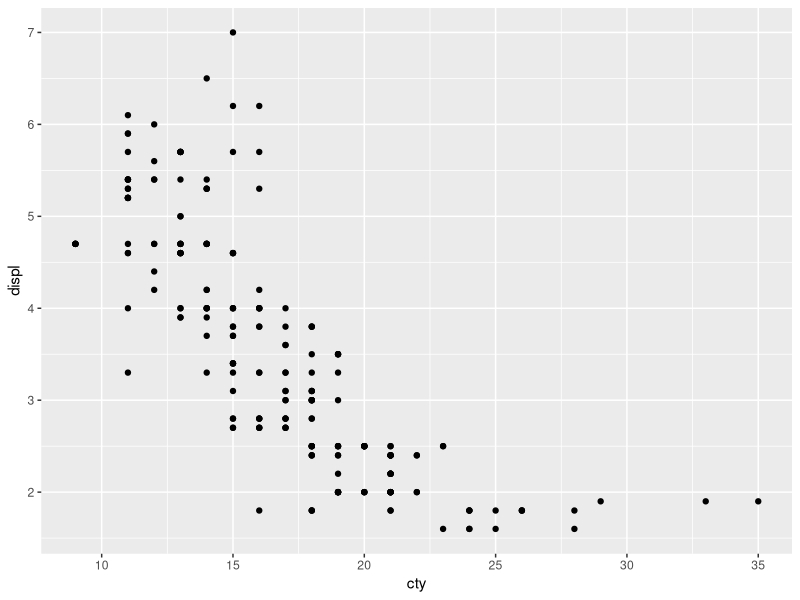
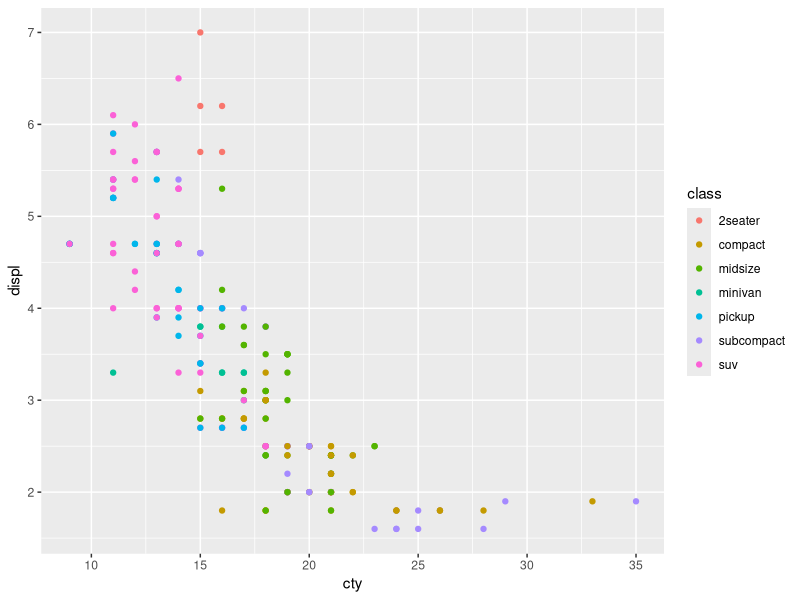
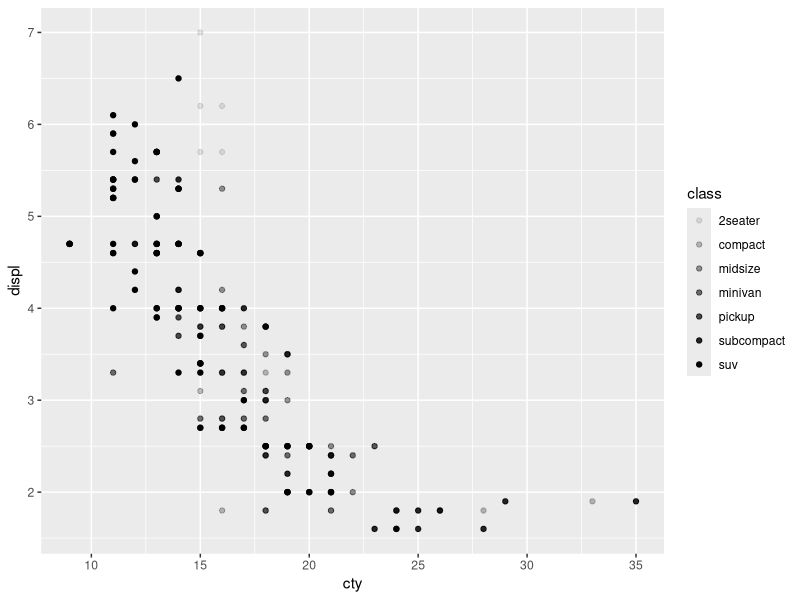
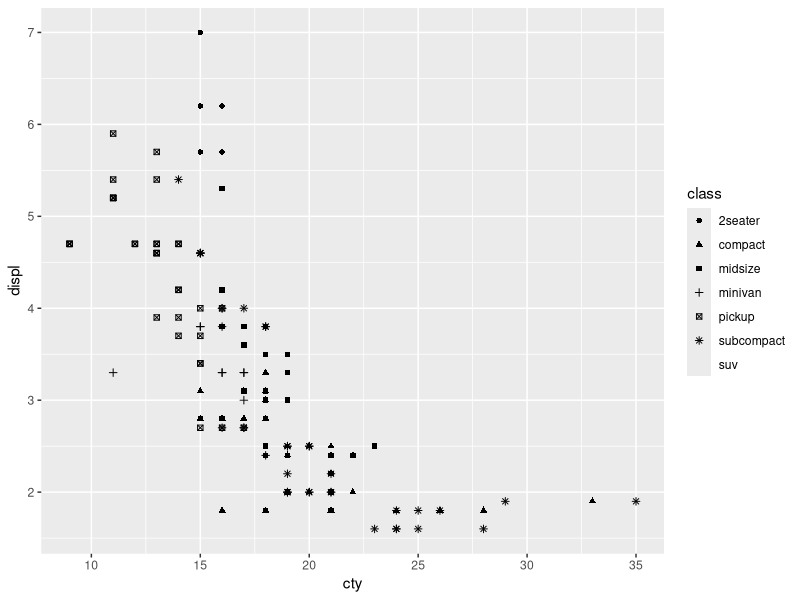
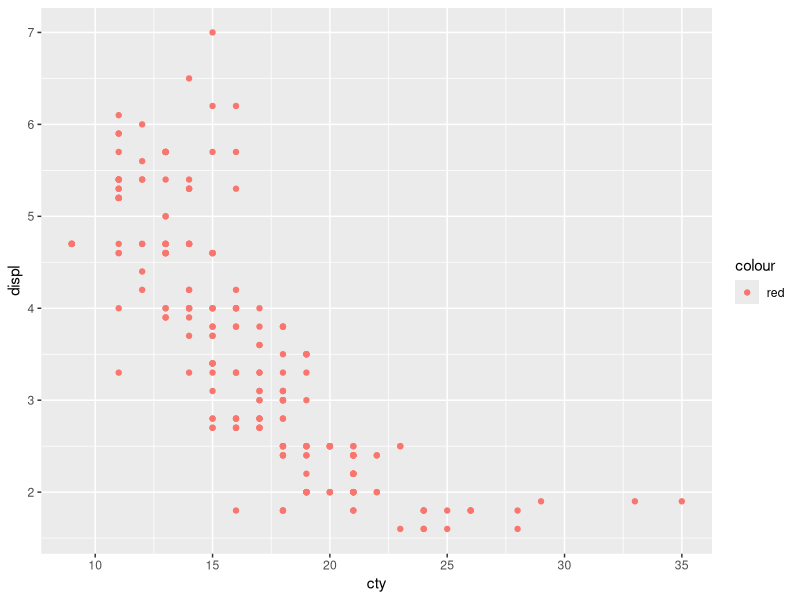
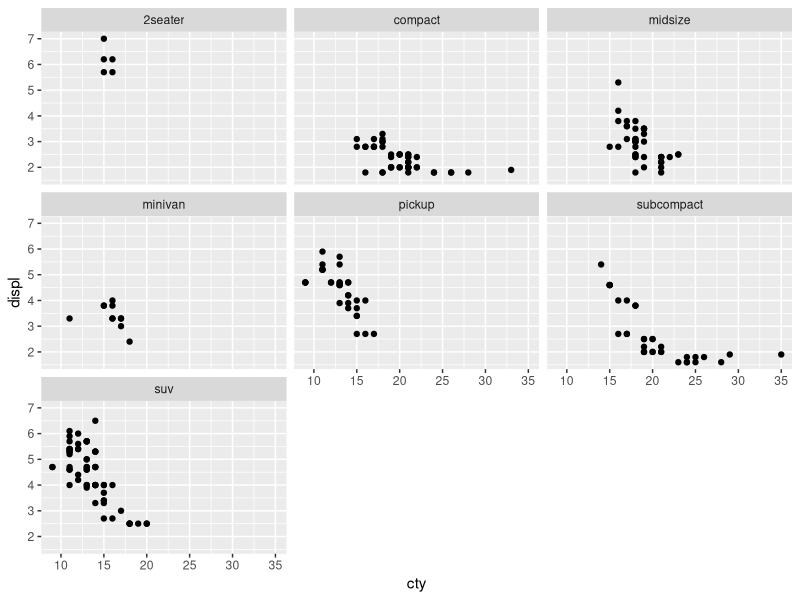
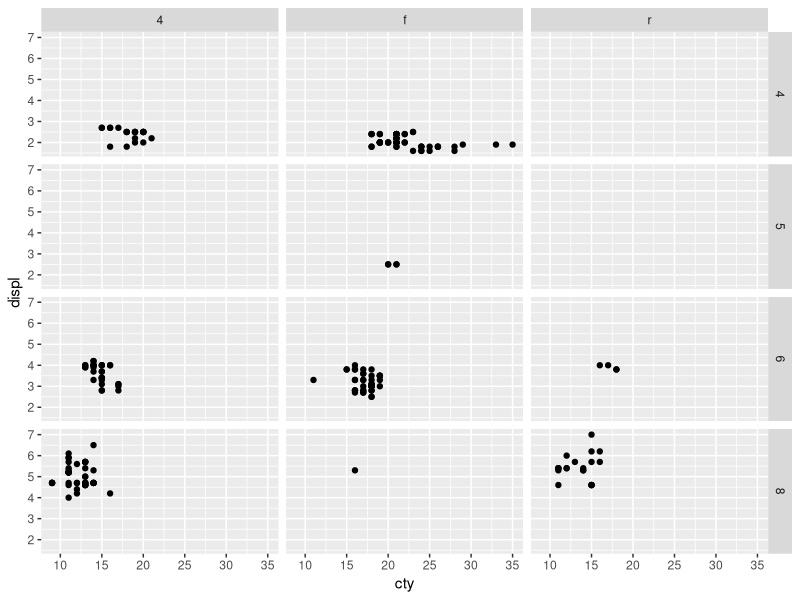
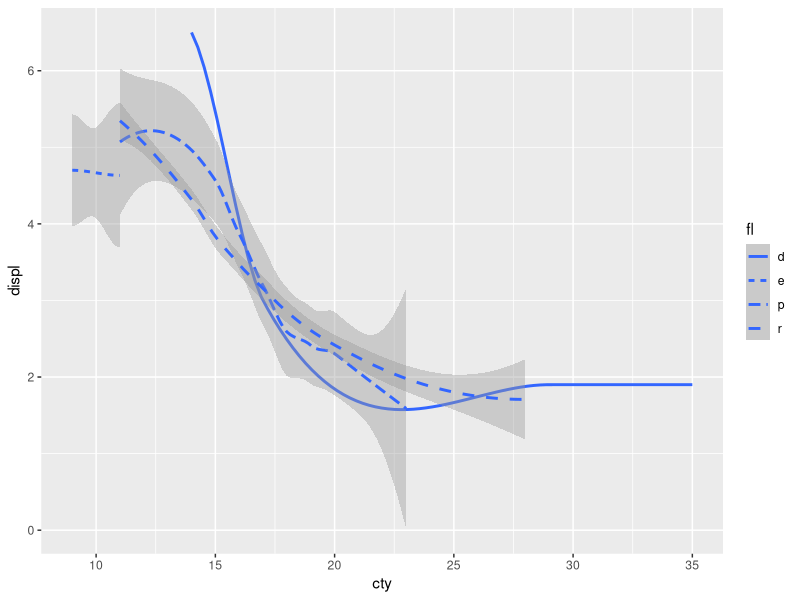

Here is the R script that generated these plots, in order:
# Data Visualisation

library(tidyverse)

# using mpg data frame
mpg
View(mpg)

# plotting mpg 

ggplot(data = mpg) + 
  geom_point(mapping = aes(x = cty , y= displ )) # geom_point helps to create scatterplot
#aes defines the axes x and y 
# visual property of objects is called aesthetic
# use class to give collor to category of cars

ggplot(data = mpg) + 
  geom_point(mapping = aes(x = cty , y= displ , colour = class )) # ggplot assigning unique colour to unique value of variable is known as scaling.

#Mapping to alpha and shape aesthetic
ggplot(data = mpg) + 
  geom_point(mapping = aes(x = cty , y= displ , alpha = class )) # not advised for discrete variable
ggplot(data = mpg) + 
 geom_point(mapping = aes(x = cty , y= displ , shape = class )) # not good for more than 6 descrete value

# choosing colour manually

ggplot(data = mpg) + 
  geom_point(mapping = aes(x = cty , y= displ , color = "red" )) 

# using facet or subplot
ggplot(data = mpg) + 
  geom_point(mapping = aes(x = cty , y= displ )) +
  facet_wrap( ~ class, nrow = 3) # nrwo defines how many rows of plot you want 

# to facet plot into tow variables add grid seperated by tilda
ggplot(data = mpg) + 
  geom_point(mapping = aes(x = cty , y= displ )) +
  facet_grid(cyl ~ drv) # if facet is not required use . instead of column name

# geometrical object use to represent data is called geoms. eg. Barchart uses bar geom
#geom_smooth is used to fit smooth line in data

ggplot(data = mpg) + 
  geom_smooth(mapping = aes(x = cty , y= displ, linetype = fl))

#displaying multiple geoms in single plot
ggplot(data = mpg) + 
  geom_point(mapping = aes(x = cty , y= displ)) +
  geom_smooth(mapping = aes(x = cty , y= displ))

# displaying aesthetics in layers
ggplot(data = mpg, mapping = aes(x = cty , y= displ)) + 
  geom_point(mapping = aes(color = class)) +
  geom_smooth()

# filtering midsize
ggplot(data = mpg, mapping = aes(x = cty , y= displ)) + 
  geom_point(mapping = aes(color = class)) +
  geom_smooth(data = filter(mpg, class == "midsize"), se = FALSE)

# Looking at dimonds data set
View(diamonds)
ggplot(data = diamonds) +
  geom_bar(mapping = aes(x = clarity))

#colouring bar chart
ggplot(data = diamonds) +
  geom_bar(mapping = aes(x = clarity, fill = clarity))

# Stacking 
ggplot(data = diamonds) +
  geom_bar(mapping = aes(x = clarity, fill = cut))

#position adjustment for stacking
ggplot(data = diamonds) +
  geom_bar(mapping = aes(x = clarity, fill = cut), position = "dodge")

#switching the x and y axis

ggplot(data = diamonds) +
  geom_bar(mapping = aes(x = clarity, fill = clarity)) +
  coord_flip()

# bar chart and combo chart
bar <- ggplot(data = diamonds) +
  geom_bar(
    mapping = aes(x = clarity, fill = clarity),
    show.legend = FALSE,
    width = 2
  ) +
  theme(aspect.ratio = 2) +
  labs(x = NULL, y = NULL)

  bar + coord_flip()
  bar + coord_polar()
  


